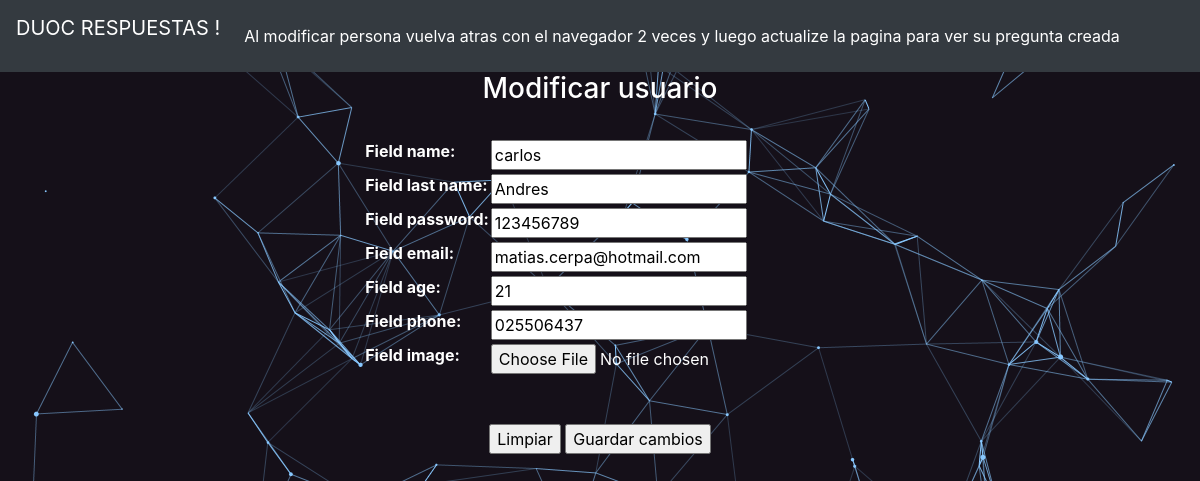
Page /catalogo/modificar_persona/6/ (signed in) on the committed database.
### catalogo/models.py (models this page shows, shortened)
class Persona(models.Model):
	field_name = models.CharField(max_length=200)
	field_last_name = models.CharField(max_length=200)
	field_password =models.CharField(max_length=200)
	field_email =models.EmailField(blank=True)
	field_age =models.IntegerField(default=18)
	field_phone =models.CharField(max_length=200)
	field_image =models.ImageField(null=True, blank=True)
	class Meta:
		ordering = ['field_last_name' , 'field_name' ]

### catalogo/views.py (the view)
# urls.py: path('modificar_persona/<id>/', modificar_persona, name="modificar_persona"),
@login_required
def modificar_persona(request, id):
    persona = Persona.objects.get(id=id)
    data = {
        'form': PersonaForm(instance=persona)
    }
    if request.method =='POST':
        formulario = PersonaForm(data=request.POST, instance=persona, files=request.FILES )
        if formulario.is_valid():
            formulario.save()
            data['mensaje'] = "Persona Modificada Correctamente"
            data['form'] = formulario
    return render(request,'modificar_persona.html', data)

### catalogo/forms.py
class PersonaForm(ModelForm):
	class  Meta:
		model = Persona
		fields = ['field_name', 'field_last_name', 'field_password', 'field_email', 'field_age', 'field_phone', 'field_image' ]

### catalogo/templates/modificar_persona.html (shortened to what this page needs)
<!DOCTYPE html>
<html lang="es ">
<head>
<link rel="stylesheet" href="https://stackpath.bootstrapcdn.com/bootstrap/4.3.1/css/bootstrap.min.css">
{% load static %}
<link rel="stylesheet" href="{% static 'core\css\styleinicio.css' %}">
<link rel="stylesheet" href="{% static 'core\css\bootstrap.min.css' %}">
</head>
<body class="text-white" >
<div class="container">
 <br>
 <header>
      <nav class="navbar fixed-top navbar-expand-lg navbar-dark bg-dark">
      <p class="navbar-brand" > DUOC RESPUESTAS !</p>
  <div class="collapse navbar-collapse" id="navbarText">
    <ul class="navbar-nav mr-auto">
      <li class="nav-item active">
        <a class="nav-link" href="">Al modificar persona vuelva atras con el navegador 2 veces y luego actualize la pagina para ver su pregunta creada <span class="sr-only">(current)</span></a>
      </li>
    </ul>
  </div>
</nav>
 </header>
</div>
<br>
<br>
<center>
<h3> Modificar usuario </h3>
<br>
<form action="" method="POST" enctype="multipart/form-data">
    <table>
      {{  form.as_table  }}
    </table>
    <br>
    <br>
      <input type="reset" value="Limpiar">
      <input type="submit" value="Guardar cambios">
</form>
</center>
</body>
</html>

### catalogo/static/core/css/styleinicio.css (style rules this page uses)
body { background-image: url("../img/negro.png"); }
H3 { font-family: times new roman; }

### rows in the picture
Persona: field_name "carlos", field_last_name "Andres", field_password "123456789", field_email "matias.cerpa@hotmail.com", field_age "21", field_phone "025506437"
